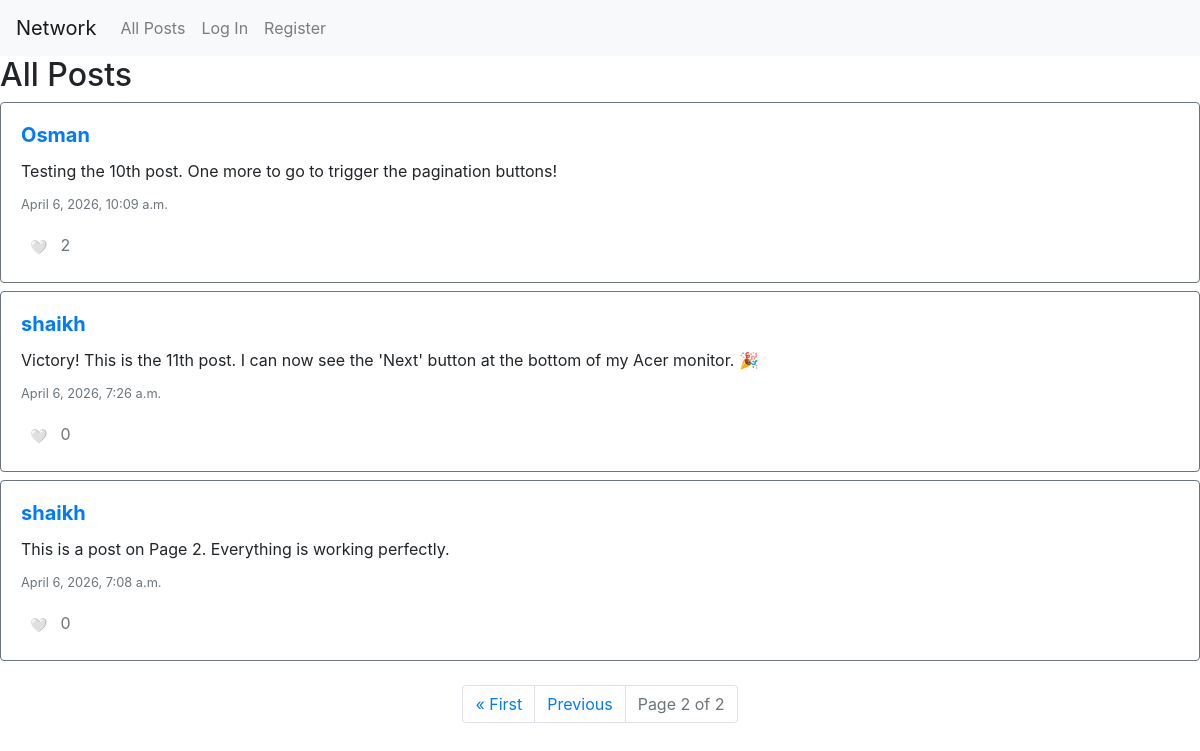
Screenshot of /?page=2 with the database file from the repository.
### network/models.py (models this page shows, shortened)
class Post(models.Model):
    user = models.ForeignKey(User, on_delete=models.CASCADE, related_name="posts")
    content = models.TextField(blank=True)
    timestamp = models.DateTimeField(auto_now_add=True)
    likes = models.ManyToManyField(User, blank=True, related_name="liked_posts")

class User(AbstractUser):
    pass

### network/views.py (the view)
# urls.py: path("", views.index, name="index"),
def index(request):
    if request.method == "POST":
        if request.user.is_authenticated:
            content = request.POST.get("content")
            if content:
                Post.objects.create(user=request.user, content=content)
                return HttpResponseRedirect(reverse("index"))
    posts_all = Post.objects.all().order_by("-timestamp")
    paginator = Paginator(posts_all, 10)
    page_number = request.GET.get('page')
    page_obj = paginator.get_page(page_number)
    return render(request, "network/index.html", {
        "posts": page_obj
    })

### network/templates/network/index.html (shortened to what this page needs)
{% extends "network/layout.html" %}
{% block body %}
    <h2>All Posts</h2>
    <div id="all-posts">
        {% for post in posts %}
            <div class="card mb-2 border-secondary">
                <div class="card-body">
                    <h5 class="card-title">
                        <a href="{% url 'profile' user_id=post.user.id %}"><strong>{{ post.user.username }}</strong></a>
                    </h5>
                    <div id="content-{{ post.id }}" class="card-text">{{ post.content }}</div>
                    <p class="card-text mt-2"><small class="text-muted">{{ post.timestamp }}</small></p>
                    <p class="card-text">
                        <button class="btn btn-sm" onclick="toggle_like('{{ post.id }}')" id="like-btn-{{ post.id }}">
                            {% if user in post.likes.all %}
                                ❤️
                            {% else %}
                                🤍
                            {% endif %}
                        </button>
                        <span id="like-count-{{ post.id }}" class="text-muted">{{ post.likes.count }}</span>
                    </p>
                </div>
            </div>
        {% endfor %}
    </div>
    <nav aria-label="Page navigation" class="mt-4">
        <ul class="pagination justify-content-center">
            {% if posts.has_previous %}
                <li class="page-item"><a class="page-link" href="?page=1">&laquo; First</a></li>
                <li class="page-item"><a class="page-link" href="?page={{ posts.previous_page_number }}">Previous</a></li>
            {% endif %}
            <li class="page-item disabled">
                <span class="page-link">Page {{ posts.number }} of {{ posts.paginator.num_pages }}</span>
            </li>
        </ul>
    </nav>
{% endblock %}

### rows the page displays
Post: user.username "Osman", content "Testing the 10th post. One more to go to trigger the pagination buttons!", timestamp "April 6, 2026, 10:09 a.m.", likes.count "2"
Post: user.username "shaikh", content "Victory! This is the 11th post. I can now see the 'Next' button at the bottom of my Acer monitor. 🎉", timestamp "April 6, 2026, 7:26 a.m.", likes.count "0"
Post: user.username "shaikh", content "This is a post on Page 2. Everything is working perfectly.", timestamp "April 6, 2026, 7:08 a.m.", likes.count "0"

### other values shown
{{ posts.number }} "2"
{{ posts.paginator.num_pages }} "2"
